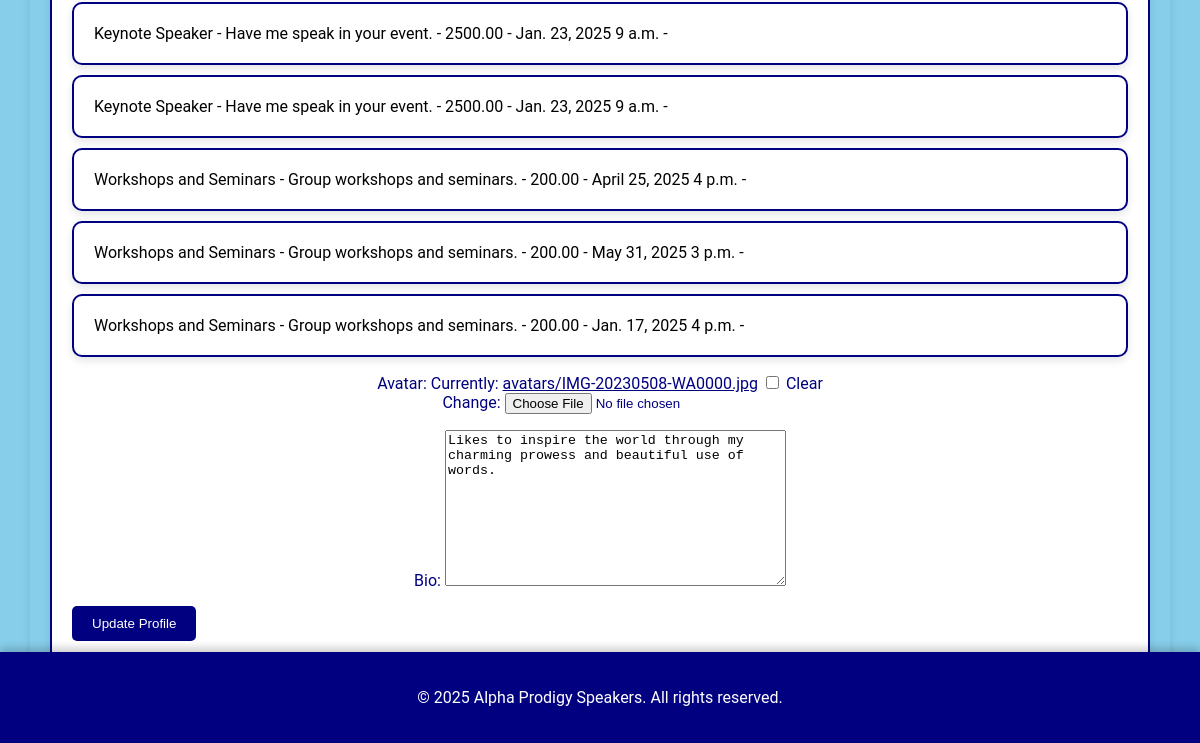
/speakers/profile/ (signed in, lower part), run on an earlier commit of the app's database.
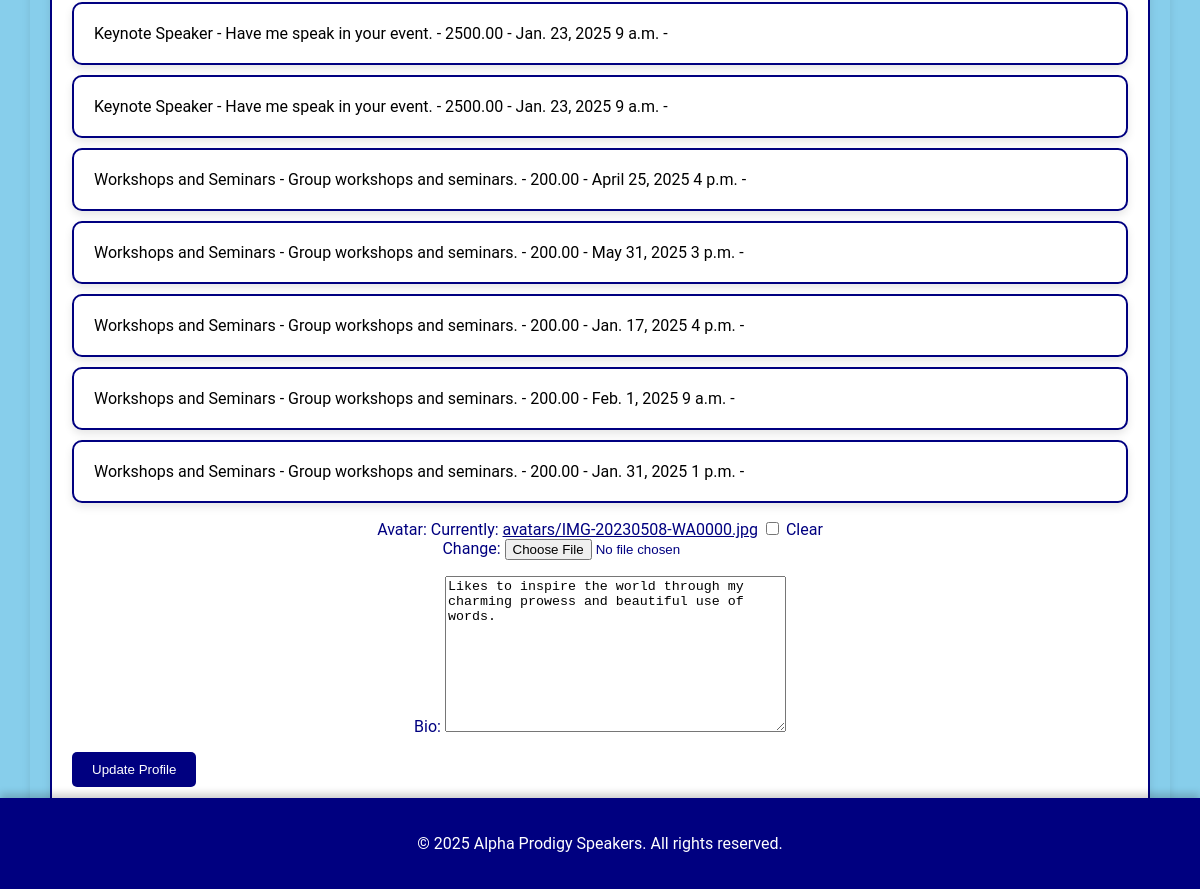
And on a later commit of the database.
### speakers/models.py (models this page shows, shortened)
class Booking(models.Model):
    user = models.ForeignKey(User, on_delete=models.CASCADE)
    service = models.ForeignKey(Service, on_delete=models.CASCADE)
    date = models.DateField()
    time = models.TimeField()  # Ensure this field is present
    booked_on = models.DateTimeField(auto_now_add=True)  # Add this attribute
    is_paid = models.BooleanField(default=False)

class Service(models.Model):
    name = models.CharField(max_length=100)
    description = models.TextField()
    price = models.DecimalField(max_digits=10, decimal_places=2)
    class Meta:
        ordering = ['name']  # Order by name by default

### speakers/views.py (the view)
# urls.py: path('profile/', views.profile_view, name='profile'),
@login_required
def profile_view(request):
    profile, created = Profile.objects.get_or_create(user=request.user)
    bookings = Booking.objects.filter(user=request.user)
    if request.method == 'POST':
        form = ProfileForm(request.POST, request.FILES, instance=profile)
        if form.is_valid():
            form.save()
            messages.success(request, 'Your profile has been updated successfully!')
            return redirect('profile')
        else:
            messages.error(request, 'Please correct the errors below.')
    else:
        form = ProfileForm(instance=profile)
    return render(request, 'profile.html', {'form': form, 'profile': profile, 'bookings': bookings})

### speakers/forms.py
class ProfileForm(forms.ModelForm):
    class Meta:
        model = Profile
        fields = ['avatar', 'bio']

### speakers/authentication.py (called while the page is built)
    def get_user(self, user_id):
        try:
            return UserModel.objects.get(pk=user_id)
        except UserModel.DoesNotExist:
            return None

### templates/htmls/profile.html (shortened to what this page needs)
{% extends 'base.html' %}
{% load static %}
{% block content %}
<section id="profile" class="content-section">
    <ul>
        {% for booking in bookings %}
            <li>{{ booking.service.name }} - {{ booking.service.description }} - {{ booking.service.price }} - {{ booking.date }} {{ booking.time }} - {{ booking.status }}</li>
        {% endfor %}
    </ul>
    <form method="post" enctype="multipart/form-data">
        {{ form.as_p }}
        <button type="submit" class="btn">Update Profile</button>
    </form>
</section>
{% endblock %}

What changed in the data, as far as the page shows it:
added Booking: service.name "Workshops and Seminars", service.description "Group workshops and seminars.", service.price "200.00", date "Feb. 1, 2025", time "9 a.m."
added Booking: service.name "Workshops and Seminars", service.description "Group workshops and seminars.", service.price "200.00", date "Jan. 31, 2025", time "1 p.m."
